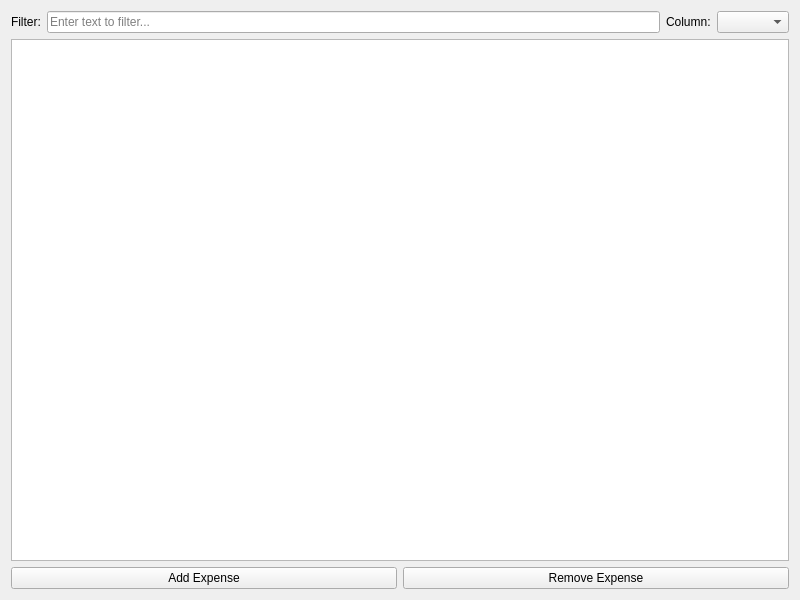
<?xml version="1.0" encoding="UTF-8"?>
<ui version="4.0">
 <class>Widget</class>
 <widget class="QWidget" name="Widget">
  <property name="geometry">
   <rect>
    <x>0</x>
    <y>0</y>
    <width>800</width>
    <height>600</height>
   </rect>
  </property>
  <property name="windowTitle">
   <string>Personal Budget Tracker</string>
  </property>
  <layout class="QVBoxLayout" name="verticalLayout">
   <item>
    <layout class="QHBoxLayout" name="filterLayout">
     <item>
      <widget class="QLabel" name="filterLabel">
       <property name="text">
        <string>Filter:</string>
       </property>
      </widget>
     </item>
     <item>
      <widget class="QLineEdit" name="filterLineEdit">
       <property name="placeholderText">
        <string>Enter text to filter...</string>
       </property>
      </widget>
     </item>
     <item>
      <widget class="QLabel" name="columnLabel">
       <property name="text">
        <string>Column:</string>
       </property>
      </widget>
     </item>
     <item>
      <widget class="QComboBox" name="filterColumnComboBox"/>
     </item>
    </layout>
   </item>
   <item>
    <widget class="QTableView" name="tableView">
     <property name="selectionMode">
      <enum>QAbstractItemView::SingleSelection</enum>
     </property>
     <property name="selectionBehavior">
      <enum>QAbstractItemView::SelectRows</enum>
     </property>
     <property name="sortingEnabled">
      <bool>true</bool>
     </property>
    </widget>
   </item>
   <item>
    <layout class="QHBoxLayout" name="horizontalLayout">
     <item>
      <widget class="QPushButton" name="addExpenseButton">
       <property name="text">
        <string>Add Expense</string>
       </property>
      </widget>
     </item>
     <item>
      <widget class="QPushButton" name="removeExpenseButton">
       <property name="text">
        <string>Remove Expense</string>
       </property>
      </widget>
     </item>
    </layout>
   </item>
  </layout>
 </widget>
 <resources/>
 <connections/>
</ui>
